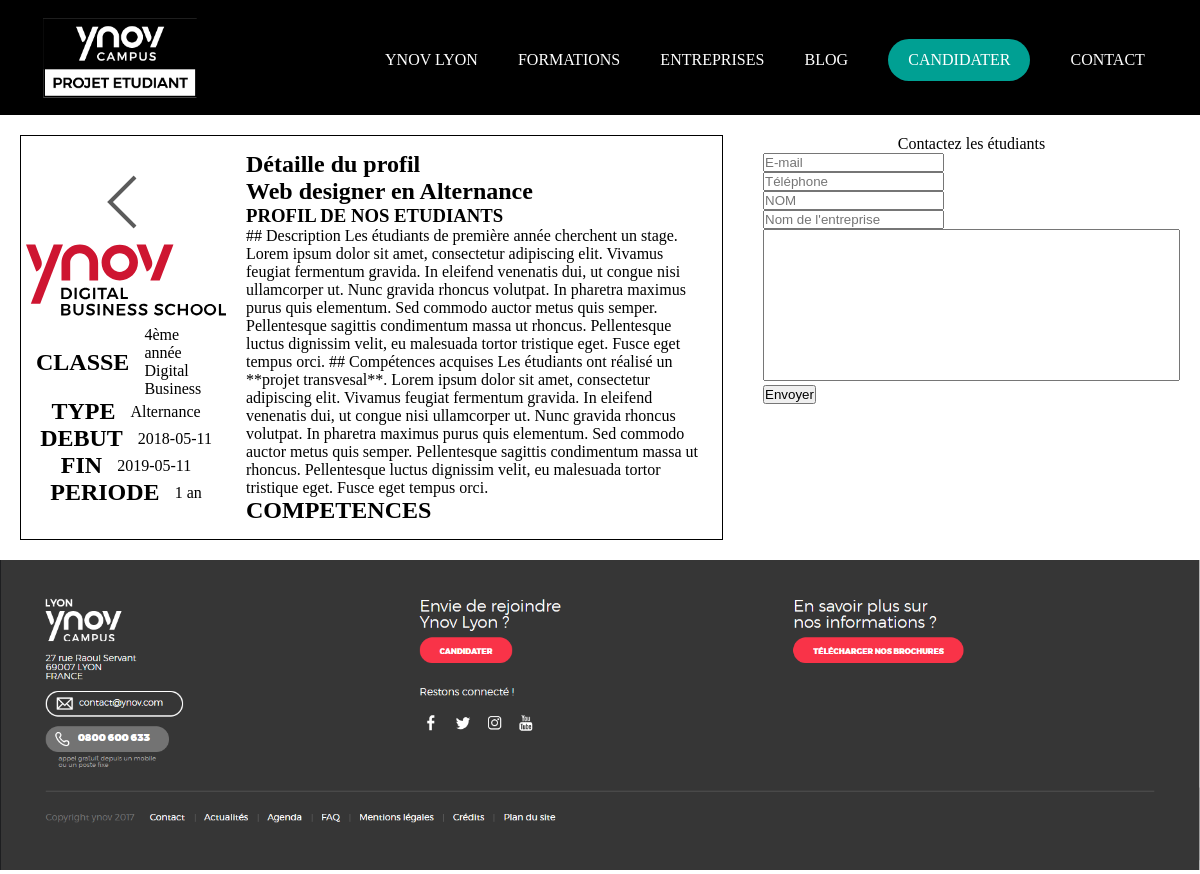
The page /recrutement/profil/3 on the database its author committed.
### tables this page shows
CREATE TABLE IF NOT EXISTS `osi_offer` (
    `id` int(11) UNSIGNED NOT NULL AUTO_INCREMENT,
    `title` varchar(255) NOT NULL DEFAULT '',
    `type` varchar(255) NOT NULL DEFAULT '',
    `class` varchar(255) NOT NULL DEFAULT '',
    `description` text NOT NULL,
    `period` varchar(255) DEFAULT NULL,
    `from_date` date DEFAULT NULL,
    `to_date` date DEFAULT NULL,
    `categorie` varchar(255) NOT NULL,
    PRIMARY KEY (`id`)
);

### pages/profil.php (the view, shortened to what this page needs)
<?php
require_once($_SESSION["RacineServ"] . '/src/php/lienbdd.php');
$statement = $connection->prepare("
SELECT *
FROM osi_offer
WHERE id = $idProfil;
");
$statement->execute();
$offre = $statement->fetchAll();
?>
<!DOCTYPE html>
<html lang="fr" dir="ltr">
<head>
    <link rel="stylesheet" href="/css/master.css">
    <link rel="stylesheet" href="/css/profil.css">
</head>
<body>
    <nav class="nav">
        <a href="/"><img src="/img/icons/prj_ynov.png" alt="Logo du Campus Ynov de Lyon" class="nav__logo"></a>
        <div class="nav__menu">
            <a href="http://www.ynovlyon.com/fr/">YNOV LYON</a>
            <a href="http://www.ynovlyon.com/fr/">FORMATIONS</a>
            <a href="http://www.ynovlyon.com/fr/">ENTREPRISES</a>
            <a href="http://www.ynovlyon.com/fr/actualites/">BLOG</a>
            <a href="http://www.ynovlyon.com/fr/candidater/" class="nav__menu__canditate">CANDIDATER</a>
            <a href="http://www.ynovlyon.com/fr/nous-contacter/">CONTACT</a>
        </div>
    </nav>
    <section class="container">
        <div class="profile-card">
            <div class="profile-card__col1">
                <a href="/"><img src="/img/icons/expand_arrow_64px.png" alt="Retour"></a>
                <div clas="image">
                    <?php
                    switch ($offre[0]["categorie"])
                    {
                            case "business":
                            case "digital business":
                            case "digital":
                            print "<img src=\"/img/icons/logo-school/digital_business_school.svg\" class=\"profil-card__logo\" alt=\"logo ynov digital business school\" class=\"profil-card__logo\">";
                            break;
                        }
                        ?>
                    </div>
                    <div class="class">
                        <h2>CLASSE</h2>
                        <p class="info"><?php print $offre[0]['class'] ?></p>
                    </div>
                    <div class="type">
                        <h2>TYPE</h2>
                        <p class="info"><?php print $offre[0]['type'] ?></p>
                    </div>
                    <div class="debut">
                        <h2>DEBUT</h2>
                        <p class="info"><?php print $offre[0]['from_date'] ?></p>
                    </div>
                    <div class="fin">
                        <h2>FIN</h2>
                        <p class="info"><?php print $offre[0]['to_date'] ?></p>
                    </div>
                    <div class="fin">
                        <h2>PERIODE</h2>
                        <p class="info"><?php print $offre[0]['period'] ?></p>
                    </div>
                </div>
                <div class="profile-card__col2">
                    <div class="content">
                        <h1>Détaille du profil</h1>
                        <h2><?= $offre[0]['title'] ?></h2>
                        <div class="description">
                            <h3>PROFIL DE NOS ETUDIANTS</h3>
                            <?php print $offre[0]['description'] ?>
                        </div>
                        <div class="competences">
                            <h2>COMPETENCES</h2>
                        </div>
                    </div>
                </div>
            </div>
            <div class="contact">
                <div>Contactez les étudiants</div>
                <form method="post" action="">
                    <input type="email" name="email" placeholder="E-mail" required>
                    <br/>
                    <input type="tel" name="tel" placeholder="Téléphone" >
                    <br/>
                    <input type="text" name="nom" placeholder="NOM" required>
                    <br/>
                    <input type="text" name="entreprise" placeholder="Nom de l'entreprise" required>
                    <br/>
                    <textarea style="resize: none" name="message" rows="10" cols="50" placeholder="Votre message" required>
                    </textarea>
                    <br>
                    <input type="submit" value="Envoyer"/>
                </form>
            </div>
        </section>
        <img src="/img/footer.png" alt="fouter" class="footer">
    </body>
    </html>

### public/css/master.css (style rules this page uses)
* { margin: 0; padding: 0; }
.nav { display: flex; justify-content: space-between; padding-top: 10px; padding-left: 35px; padding-right: 35px; padding-bottom: 5px; align-items: center; position: fixed; top: 0px; z-index: 3; width: -webkit-fill-available; background: linear-gradient(to top, rgba(0, 0, 0, 0) 0%, rgba(0, 0, 0, 0.5) 100%), no-repeat; width: -webkit-fill-available; }
.nav__logo { width: 170px; }
.nav a { text-decoration: none; color: white; font-family: MontSerratBlack, serif, "Montserrat", "Helvetica", "Arial", sans-serif; font-style: normal; font-weight: 400; }
.nav__menu { display: flex; justify-content: space-around; align-items: center; min-width: 800px; }
.nav__menu__canditate { padding: 12px 20px; background-color: rgba(0, 160, 147); border-radius: 25px; }
.footer { width: 100%; }

### public/css/profil.css (style rules this page uses)
.nav { background-color: black; position: static; }
.container { display: flex; flex-flow: row nowrap; }
.profile-card { display: flex; flex-flow: row nowrap; justify-content: flex-start; align-items: center; border: 1px solid black; margin: 20px; width: 100%; }
.profile-card__col1 { display: flex; flex-flow: column nowrap; justify-content: flex-start; align-items: center; min-width: 15vw; margin: 15px; }
.profile-card__col2 { display: flex; flex-flow: column nowrap; justify-content: flex-start; align-items: center; max-width: 50vw; margin: 15px; }
.profil-card__logo { width: 200px; }
.class, .type, .debut, .fin { display: flex; flex-flow: row nowrap; justify-content: space-between; align-items: center; }
.info { margin-left: 15px; }
.contact { display: flex; flex-flow: column nowrap; justify-content: flex-start; align-items: center; margin: 20px; }

### rows shown on the page
osi_offer: class "4ème année Digital Business", type "Alternance", from_date "2018-05-11", to_date "2019-05-11", period "1 an", title "Web designer en Alternance", description "## Description Les étudiants de première année cherchent un stage. Lorem ipsum dolor sit amet, consectetur adipiscing elit. Vivamus feugiat fermentum gravida. In eleifend venenatis dui, ut congue nisi ullamcorper ut. Nunc gravida rhoncus volutpat. In pharetra maximus purus quis elementum. Sed commodo auctor metus quis semper. Pellentesque sagittis condimentum massa ut rhoncus. Pellentesque luctus dignissim velit, eu malesuada tortor tristique eget. Fusce eget tempus orci. ## Compétences acquises Les étudiants ont réalisé un **projet transvesal**. Lorem ipsum dolor sit amet, consectetur adipiscing elit. Vivamus feugiat fermentum gravida. In eleifend venenatis dui, ut congue nisi ullamcorper…"
